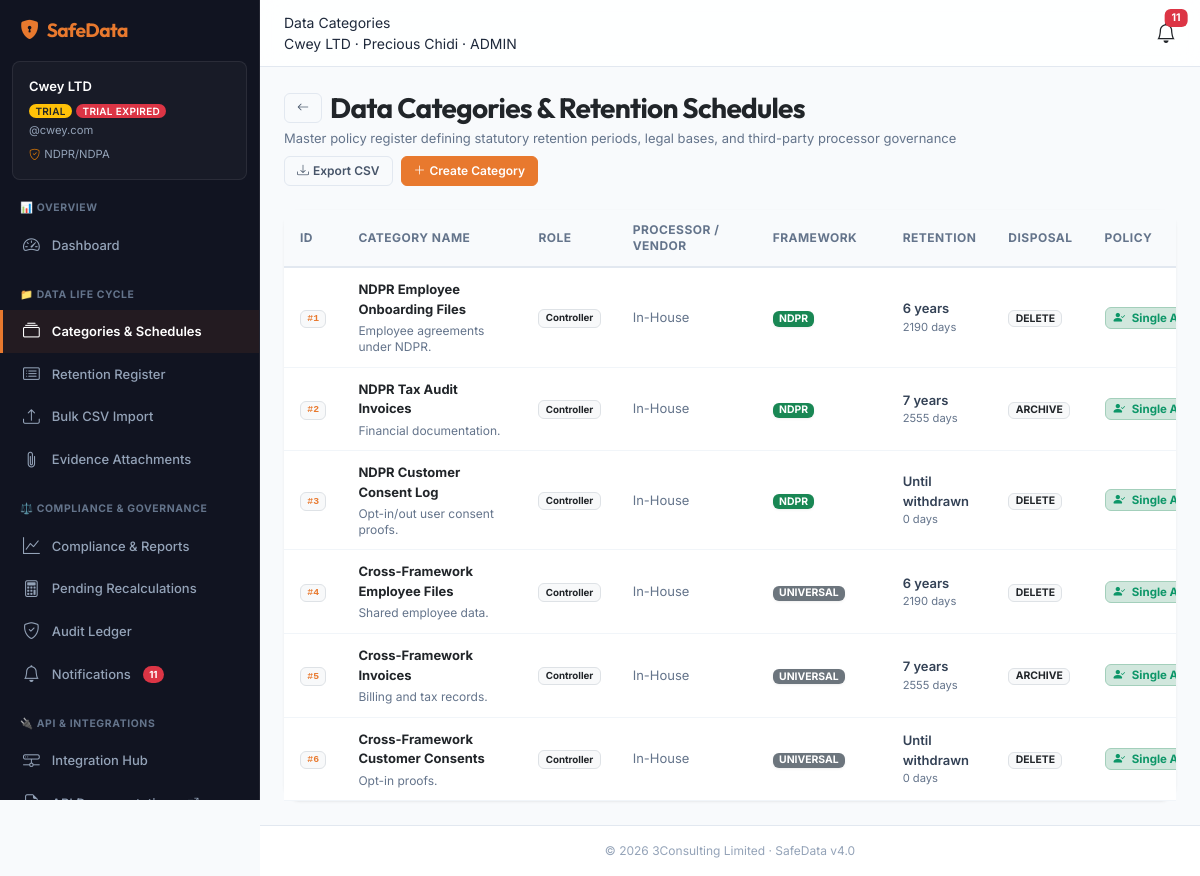
Page /categories (signed in) on the committed database.
### app/models.py (models this page shows)
class DataCategory(Base):
    __tablename__ = "data_categories"
    id = Column(Integer, primary_key=True, autoincrement=True)
    organization_id = Column(Integer, ForeignKey("organizations.id", ondelete="CASCADE"), default=1, nullable=False)
    name = Column(String(255), nullable=False)
    description = Column(Text, nullable=True)
    retention_reason = Column(Text, nullable=True)
    compliance_framework = Column(String(50), default="GDPR", nullable=False)
    legal_basis = Column(Enum("legal_obligation", "contract", "consent", "legitimate_interest", "vital_interest", "public_task"), default="legitimate_interest", nullable=False)
    retention_period_days = Column(Integer, default=0, nullable=False)
    retention_period_label = Column(String(100), default="1 year", nullable=False)
    disposal_method = Column(Enum("delete", "anonymise", "archive"), default="delete", nullable=False)
    disposal_trigger = Column(Enum("date_based", "consent_withdrawal", "account_closure"), default="date_based", nullable=False)
    data_classification = Column(Enum("standard", "confidential", "financial_aml", "special_category", "children"), default="standard", nullable=False)
    approval_type = Column(Enum("auto_disposal", "single_approval", "dual_approval"), default="single_approval", nullable=False)
    requires_dual_approval = Column(Boolean, default=False, nullable=False)
    owner_id = Column(Integer, ForeignKey("users.id", ondelete="SET NULL"), nullable=True)
    review_frequency = Column(Enum("monthly", "quarterly", "annually"), default="quarterly", nullable=False)
    processing_role = Column(Enum("controller", "processor", "joint_controller"), default="controller", nullable=False)
    processor_name = Column(String(255), nullable=True)
    processor_contact = Column(String(255), nullable=True)
    dpa_reference = Column(String(255), nullable=True)
    processor_retention_status = Column(String(50), default="compliant", nullable=True)
    source = Column(Enum("seeded", "custom"), default="custom", nullable=False)
    is_active = Column(Boolean, default=True, nullable=False)
    created_at = Column(DateTime, default=func.now(), nullable=False)
    updated_at = Column(DateTime, default=func.now(), onupdate=func.now(), nullable=False)
    deleted_at = Column(DateTime, nullable=True)
    owner = relationship("User", foreign_keys=[owner_id])
    organization = relationship("Organization")

### app/routes/categories.py (the view)
@router.get("/categories", response_class=HTMLResponse)
def list_categories(request: Request, db: Session = Depends(get_db)):
    session = get_session(request)
    if not session or "user_id" not in session:
        return RedirectResponse(url="/login", status_code=303)
    org_id = session["org_id"]
    categories = db.query(DataCategory).filter(
        DataCategory.organization_id == org_id,
        DataCategory.deleted_at == None
    ).all()
    labels = get_country_regulation_labels(session.get("country", "OTHER"))
    return templates.TemplateResponse(request=request, name="categories.html", context={
        "page_title": "Data Categories",
        "active_nav": "categories",
        "user_name": session["user_name"],
        "user_role": session["role"],
        "org_name": session["org_name"],
        "org_status": session["org_status"],
        "org_domain": session["org_domain"],
        "trial_days": 14,
        "law_label": labels["law"],
        "categories": categories
    })

### app/templates/categories.html (shortened to what this page needs)
{% extends "layout.html" %}
{% block content %}
<div class="container-fluid px-0">
  <div class="d-flex justify-content-between align-items-center mb-4 flex-wrap gap-2">
    <div>
      <div class="d-flex align-items-center gap-2">
        <a href="/dashboard" class="btn btn-outline-secondary btn-sm"><i class="bi bi-arrow-left"></i></a>
        <h1 class="h3 mb-0 fw-bold text-dark">Data Categories & Retention Schedules</h1>
      </div>
      <p class="text-muted mb-0 small mt-1">Master policy register defining statutory retention periods, legal bases, and third-party processor governance</p>
    </div>
    <div class="d-flex gap-2">
      <a href="/categories/export" class="btn btn-outline-secondary btn-sm d-flex align-items-center gap-1">
        <i class="bi bi-download"></i> Export CSV
      </a>
      {% if user_role in ['admin', 'dpo'] %}
        <a href="/categories/create" class="btn btn-primary btn-sm d-flex align-items-center gap-1">
          <i class="bi bi-plus-lg"></i> Create Category
        </a>
      {% endif %}
    </div>
  </div>
  <div class="card shadow-sm border-0 rounded-4 bg-white">
    <div class="card-body p-0">
      <div class="table-responsive">
        <table class="table table-hover align-middle small mb-0">
          <thead class="table-light">
            <tr>
              <th class="text-nowrap" style="width: 50px;">ID</th>
              <th style="min-width: 180px;">Category Name</th>
              <th class="text-nowrap" style="width: 120px;">Role</th>
              <th style="min-width: 140px;">Processor / Vendor</th>
              <th style="min-width: 130px;">Framework</th>
              <th class="text-nowrap" style="width: 130px;">Retention</th>
              <th class="text-nowrap" style="width: 110px;">Disposal</th>
              <th class="text-nowrap" style="width: 130px;">Policy</th>
            </tr>
          </thead>
          <tbody>
            {% for cat in categories %}
              <tr>
                <td>
                  <span class="badge bg-light text-primary border font-monospace fw-bold" title="Category ID: {{ cat.id }}">#{{ cat.id }}</span>
                </td>
                <td>
                  <a href="/categories/view/{{ cat.id }}" class="fw-bold text-dark text-decoration-none break-words">
                    {{ cat.name }}
                  </a>
                  {% if cat.description %}
                    <div class="text-muted small break-words mt-1" style="max-width: 260px; font-size: 0.75rem; line-height: 1.3;">{{ cat.description }}</div>
                  {% endif %}
                </td>
                <td>
                  <span class="badge bg-{{ 'secondary' if cat.processing_role == 'processor' else ('info text-dark' if cat.processing_role == 'joint_controller' else 'light text-dark border') }}">
                    {{ cat.processing_role | replace('_', ' ') | title }}
                  </span>
                </td>
                <td>
                  {% if cat.processor_name %}
                    <div>
                      <span class="fw-semibold text-dark">{{ cat.processor_name }}</span>
                      {% if cat.dpa_reference %}
                        <div class="text-muted" style="font-size:0.7rem;">DPA: {{ cat.dpa_reference }}</div>
                      {% endif %}
                    </div>
                  {% else %}
                    <span class="text-muted small">In-House</span>
                  {% endif %}
                </td>
                <td>
                  {% if cat.compliance_framework %}
                    {% for f in cat.compliance_framework.split(',') %}
                      {% set fw = f.strip() %}
                      <span class="badge {{ get_framework_badge(fw) }} badge-sm text-uppercase me-1 shadow-sm">
                        {{ 'Universal' if fw == 'BOTH' else fw }}
                      </span>
                    {% endfor %}
                  {% else %}
                    <span class="text-muted">—</span>
                  {% endif %}
                </td>
                <td>
                  <span class="fw-semibold">{{ cat.retention_period_label or (cat.retention_period_days ~ ' days') }}</span>
                  <div class="text-muted" style="font-size:0.7rem;">{{ cat.retention_period_days }} days</div>
                </td>
                <td>
                  <span class="badge bg-light text-dark border badge-sm">{{ cat.disposal_method | upper }}</span>
                </td>
                <td>
                  {% if cat.approval_type == 'auto_disposal' %}
                    <span class="badge bg-primary-subtle text-primary border border-primary-subtle px-2 py-1" style="font-size: 0.72rem;">
                      <i class="bi bi-lightning-charge-fill me-1"></i> Auto-Disposal
                    </span>
                  {% elif cat.approval_type == 'dual_approval' or cat.requires_dual_approval %}
                    <span class="badge bg-danger-subtle text-danger border border-danger-subtle px-2 py-1" style="font-size: 0.72rem;">
                      <i class="bi bi-shield-lock-fill me-1"></i> Dual Approval (Four-Eyes)
                    </span>
                  {% else %}
                    <span class="badge bg-success-subtle text-success border border-success-subtle px-2 py-1" style="font-size: 0.72rem;">
                      <i class="bi bi-person-check-fill me-1"></i> Single Approval
                    </span>
                  {% endif %}
                </td>
              </tr>
            {% endfor %}
          </tbody>
        </table>
      </div>
    </div>
  </div>
</div>
{% endblock %}

### app/templates/layout.html (shortened to what this page needs)
<!DOCTYPE html>
<html lang="en">
<head>
  <link href="https://cdn.jsdelivr.net/npm/bootstrap@5.3.3/dist/css/bootstrap.min.css" rel="stylesheet">
  <link rel="stylesheet" href="https://cdn.jsdelivr.net/npm/bootstrap-icons@1.11.3/font/bootstrap-icons.min.css">
  <link rel="stylesheet" href="/static/css/app.css?v=4.2">
</head>
<body>
<div class="wrapper">
  <nav class="sidebar" id="sidebar">
    <div class="brand pt-3">
      <i class="bi bi-shield-lock-fill"></i>
      <span>{{ wl_name or 'SafeData' }}</span>
    </div>
    {% if org_name %}
    <div class="org-context">
      <div class="org-context-name">{{ org_name }}</div>
      <div class="org-context-meta">
        <span class="badge bg-{{ 'success' if org_status == 'active' else 'warning text-dark' }} badge-sm">{{ org_status | upper }}</span>
        {% if trial_days is not none %}
          {% if trial_days > 0 %}
            <span class="badge bg-warning text-dark badge-sm">{{ trial_days }}d trial</span>
          {% else %}
            <span class="badge bg-danger text-white badge-sm">Trial Expired</span>
          {% endif %}
        {% endif %}
      </div>
      <div class="org-context-domain">@{{ org_domain }}</div>
      <div class="org-context-domain" style="margin-top: 0.5rem;">
        <i class="bi bi-shield-check text-warning me-1"></i>{{ law_label }}
      </div>
    </div>
    {% endif %}
    <div class="nav-group-label">📊 Overview</div>
    <a href="/dashboard" class="{{ 'active' if active_nav == 'dashboard' else '' }}">
      <i class="bi bi-speedometer2"></i> Dashboard
    </a>
    <div class="nav-group-label">📁 Data Life Cycle</div>
    <a href="/categories" class="{{ 'active' if active_nav == 'categories' else '' }}">
      <i class="bi bi-collection"></i> Categories & Schedules
    </a>
    <a href="/records" class="{{ 'active' if active_nav == 'records' else '' }}">
      <i class="bi bi-card-list"></i> Retention Register
    </a>
    <a href="/import" class="{{ 'active' if active_nav == 'import' else '' }}">
      <i class="bi bi-upload"></i> Bulk CSV Import
    </a>
    {% if user_role in ['admin', 'dpo'] %}
    <a href="/attachments" class="{{ 'active' if active_nav == 'attachments' else '' }}">
      <i class="bi bi-paperclip"></i> Evidence Attachments
    </a>
    {% endif %}
    {% if user_role in ['admin', 'dpo'] %}
      <div class="nav-group-label">⚖️ Compliance & Governance</div>
      <a href="/reports" class="{{ 'active' if active_nav == 'reports' else '' }}">
        <i class="bi bi-graph-up"></i> Compliance & Reports
      </a>
      <a href="/recalculations" class="{{ 'active' if active_nav == 'recalculations' else '' }}">
        <i class="bi bi-calculator"></i> Pending Recalculations
      </a>
      <a href="/audit" class="{{ 'active' if active_nav == 'audit' else '' }}">
        <i class="bi bi-shield-check"></i> Audit Ledger
      </a>
      <a href="/notifications" class="{{ 'active' if active_nav == 'notifications' else '' }}">
        <i class="bi bi-bell"></i> Notifications
        {% if unread_notifications_count is defined and unread_notifications_count > 0 %}
          <span class="badge bg-danger rounded-pill float-end">{{ unread_notifications_count }}</span>
        {% endif %}
      </a>
    {% endif %}
    {% if user_role == 'admin' %}
      <div class="nav-group-label">🔌 API & Integrations</div>
      <a href="/integrations" class="{{ 'active' if active_nav == 'integrations' else '' }}">
        <i class="bi bi-hdd-network"></i> Integration Hub
      </a>
      <a href="/docs" target="_blank" class="">
        <i class="bi bi-file-earmark-code"></i> API Documentation <i class="bi bi-box-arrow-up-right small ms-1" style="font-size: 0.7rem;"></i>
      </a>
    {% else %}
      <div class="nav-group-label">📖 Help & Documentation</div>
      <a href="/help" class="{{ 'active' if active_nav == 'help' else '' }}">
        <i class="bi bi-journal-bookmark-fill"></i> Solution Manual
      </a>
    {% endif %}
  </nav>
  <div class="main-content">
    <div class="topbar">
      <div class="d-flex align-items-center gap-2">
        <div>
          <div class="topbar-title">{{ page_title }}</div>
          {% if org_name %}
            <div class="topbar-subtitle">{{ org_name }} · {{ user_name }} · {{ user_role | upper }}</div>
          {% endif %}
        </div>
      </div>
      <div class="d-flex align-items-center gap-3">
        <a class="position-relative text-dark" href="/notifications">
          <i class="bi bi-bell fs-5"></i>
          {% if unread_notifications_count is defined and unread_notifications_count > 0 %}
            <span class="badge bg-danger position-absolute top-0 start-100 translate-middle">{{ unread_notifications_count }}</span>
          {% endif %}
        </a>
      </div>
    </div>
    <div class="content-area" id="main-content">
      {% block content %}{% endblock %}
    </div>
  </div>
</div>
<footer id="footer">
  &copy; 2026 {{ wl_footer or '3Consulting Limited' }} · {{ wl_name or 'SafeData' }} v4.0
</footer>
</body>
</html>

### rows in the picture
DataCategory: id "1", name "NDPR Employee Onboarding Files", description "Employee agreements under NDPR.", processing_role "Controller", shows "In-House", compliance_framework "NDPR", retention_period_label "6 years", retention_period_days "2190", disposal_method "DELETE", requires_dual_approval False (drawn), approval_type "Single…"
DataCategory: id "2", name "NDPR Tax Audit Invoices", description "Financial documentation.", processing_role "Controller", shows "In-House", compliance_framework "NDPR", retention_period_label "7 years", retention_period_days "2555", disposal_method "ARCHIVE", requires_dual_approval False (drawn), approval_type "Single…"
DataCategory: id "3", name "NDPR Customer Consent Log", description "Opt-in/out user consent proofs.", processing_role "Controller", shows "In-House", compliance_framework "NDPR", retention_period_label "Until withdrawn", retention_period_days "0", disposal_method "DELETE", requires_dual_approval False (drawn), approval_type "Single…"
DataCategory: id "4", name "Cross-Framework Employee Files", description "Shared employee data.", processing_role "Controller", shows "In-House", compliance_framework "UNIVERSAL", retention_period_label "6 years", retention_period_days "2190", disposal_method "DELETE", requires_dual_approval False (drawn), approval_type "Single…"
DataCategory: id "5", name "Cross-Framework Invoices", description "Billing and tax records.", processing_role "Controller", shows "In-House", compliance_framework "UNIVERSAL", retention_period_label "7 years", retention_period_days "2555", disposal_method "ARCHIVE", requires_dual_approval False (drawn), approval_type "Single…"
DataCategory: id "6", name "Cross-Framework Customer Consents", description "Opt-in proofs.", processing_role "Controller", shows "In-House", compliance_framework "UNIVERSAL", retention_period_label "Until withdrawn", retention_period_days "0", disposal_method "DELETE", requires_dual_approval False (drawn), approval_type "Single…"

### other values in the picture
{{ wl_name or 'SafeData' }} "SafeData"
{{ org_name }} "Cwey LTD"
{{ org_status | upper }} "TRIAL"
{{ org_domain }} "cwey.com"
{{ law_label }} "NDPR/NDPA"
{{ unread_notifications_count }} "11"
{{ page_title }} "Data Categories"
{{ user_name }} "Precious Chidi"
{{ user_role | upper }} "ADMIN"
{{ wl_footer or '3Consulting Limited' }} "3Consulting Limited"
